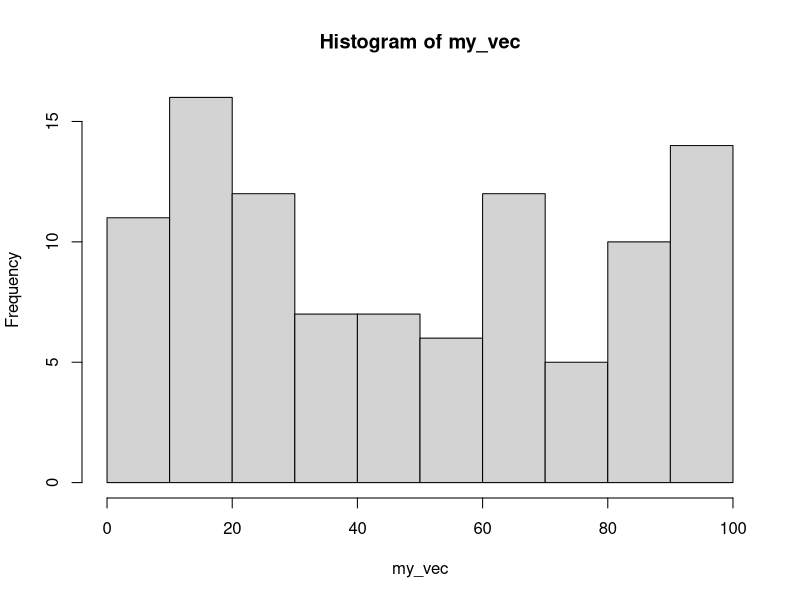

Recreate this plot in R.
## ---- chunk 1
my_vec<-runif(100, min=0, max=100)
str(my_vec)
summary(my_vec)
## ---- chunk 2
hist(my_vec)
## ---- chunk 3
data(mtcars)
class(mtcars)
str(mtcars)
summary(mtcars)
